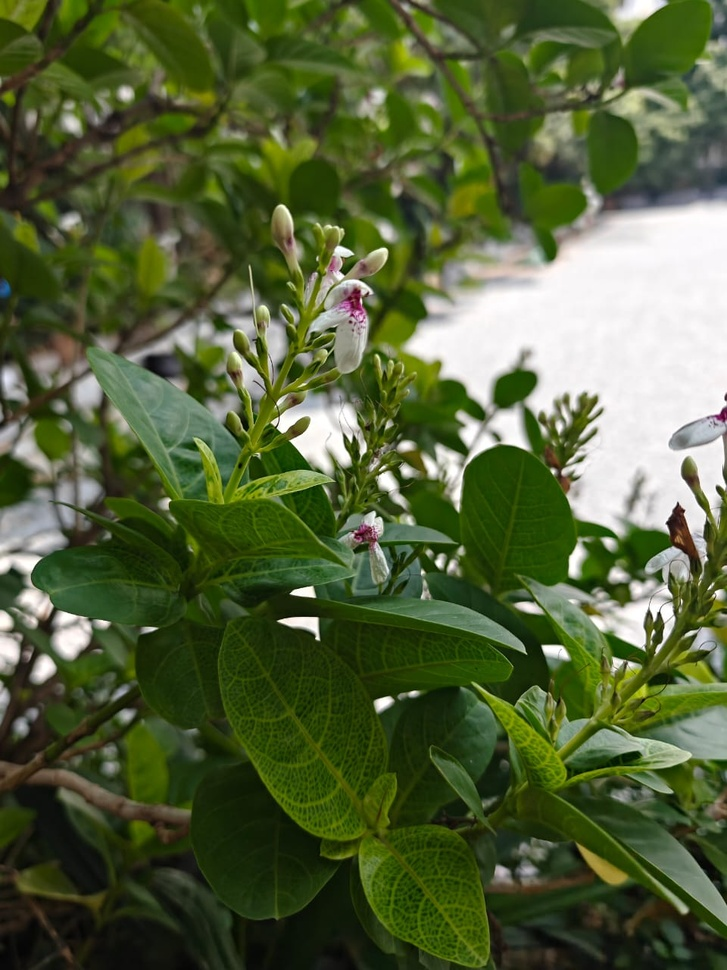
#> input picture img1.jpg, 727 x 970 px, shrunk from 960 x 1280 before the run
$ python -i check.py   (imports and definitions only)   (older library calls are emulated)
#> lines starting #> are read from the running program, lines starting #| are printed output that depends on the picture; after the words box and inside, x2 and y2 are one past the last pixel; in counts of white or black regions, pixels touching at a corner belong together
#> further down, picture is the input picture: shape (970, 727, 3); mean B, G, R 58.2, 97.5, 84.1
import cv2
import os
import numpy as np

# [16 lines left out: function extract_frames, not called in this run]

def is_plant_present(frame, green_threshold=300):
#> called with green_threshold = 300
    hsv = cv2.cvtColor(frame, cv2.COLOR_BGR2HSV)
#> hsv: shape (970, 727, 3); mean H, S, V 50, 140.6, 98.7
    lower_green = np.array([25, 40, 40])
    upper_green = np.array([95, 255, 255])
    mask = cv2.inRange(hsv, lower_green, upper_green)
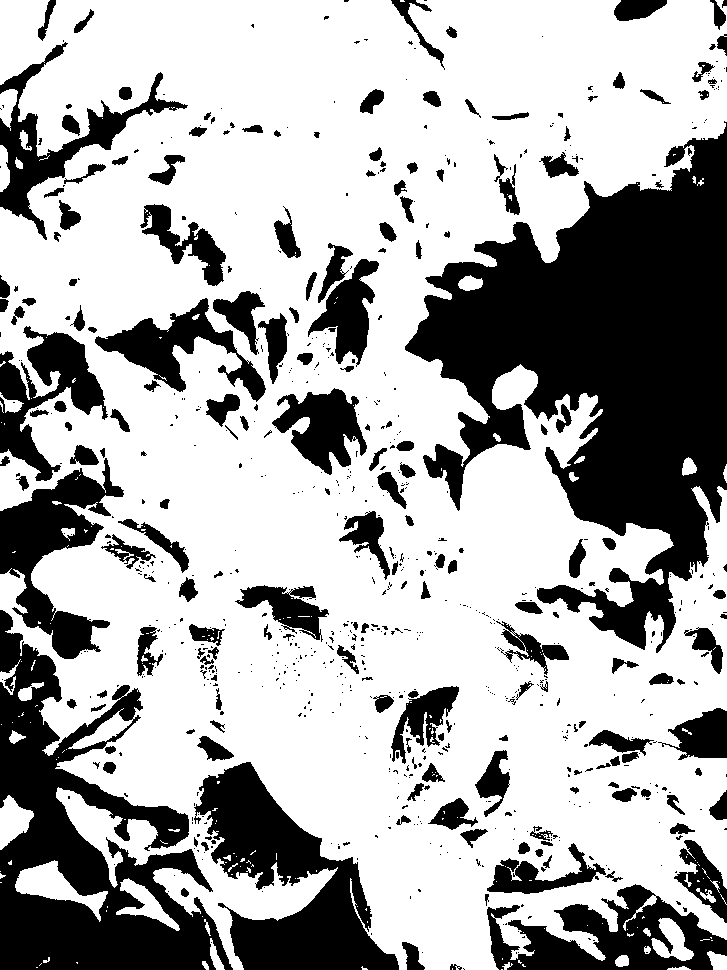
#> mask: shape (970, 727); 67.2% white; 766 black regions (574 under 20 px), largest, box (x1, y1, x2, y2) and area: (405, 121, 727, 653) 82835, (0, 610, 233, 970) 35610, (194, 762, 399, 970) 19275
    green_pixels = cv2.countNonZero(mask)
#> green_pixels = 474139
    return green_pixels > green_threshold

# [70 lines left out: functions is_frame_blurry, frame_difference_score, detect_low_motion, video_contains_plant, save_first_frame, not called in this run]

>>> import cv2
>>> picture = cv2.imread('img1.jpg')
>>> result = is_plant_present(picture)
#> result = True

$ run again, on img2.jpg
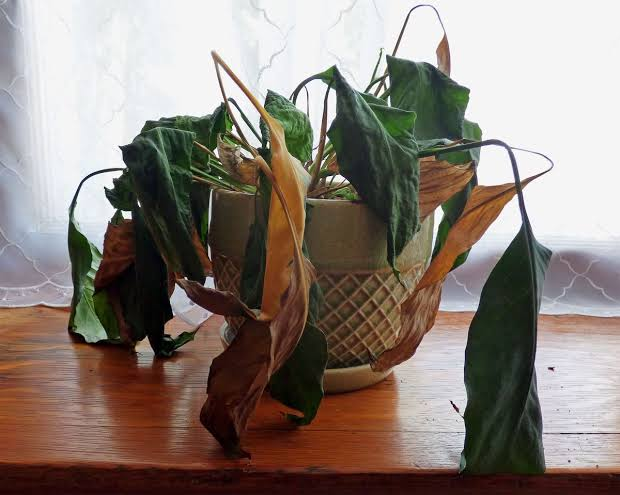
#> input picture img2.jpg, 620 x 495 px
#> picture is the input picture: shape (495, 620, 3); mean B, G, R 119.8, 127.8, 139.3
#> hsv: shape (495, 620, 3); mean H, S, V 49.3, 77.9, 143.5
#> in is_plant_present, `mask = cv2.inRange(hsv, lower_green, upper_green)`:
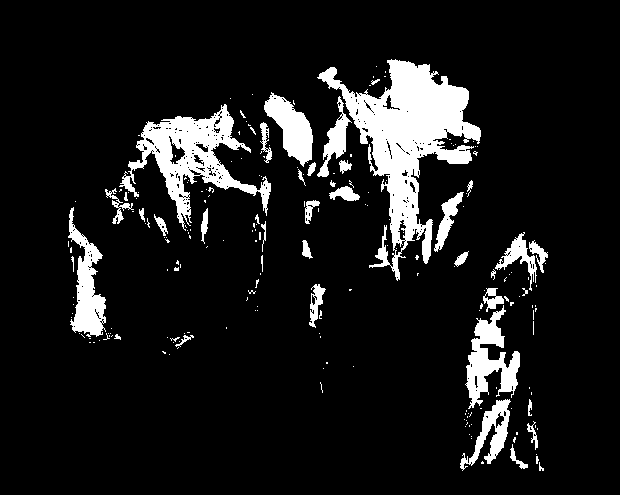
#> mask: shape (495, 620); 10.3% white; 213 white regions (173 under 20 px), largest, box (x1, y1, x2, y2) and area: (317, 59, 481, 281) 12188, (119, 104, 271, 231) 5846, (465, 305, 520, 409) 2474
#> green_pixels = 31729
#> result = True

$ run again, on img4.jpg
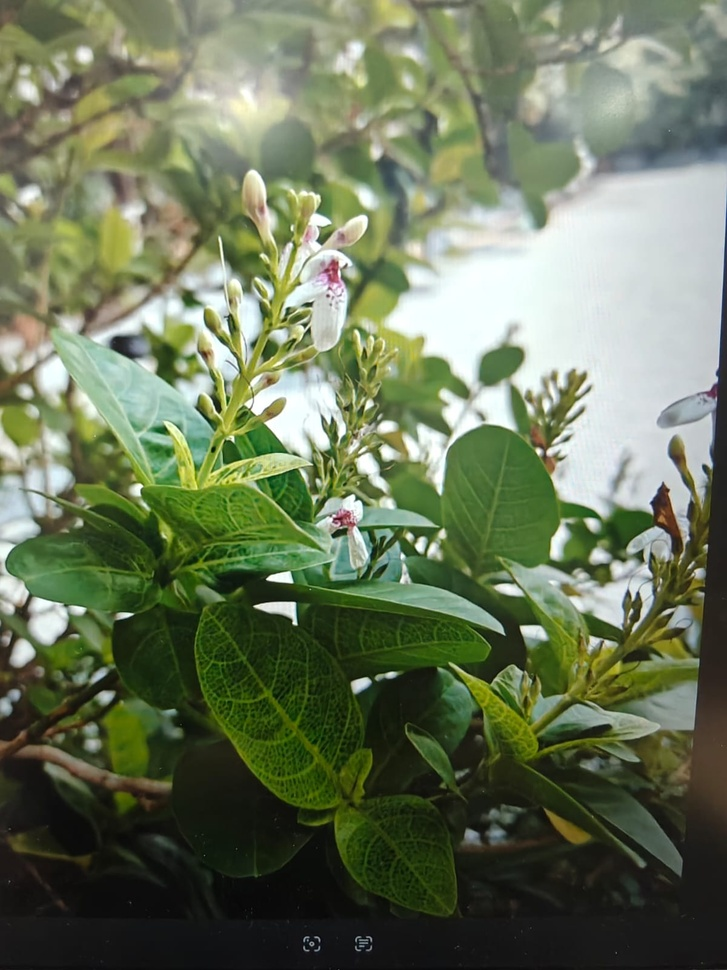
#> input picture img4.jpg, 727 x 970 px, shrunk from 1200 x 1600 before the run
#> picture is the input picture: shape (970, 727, 3); mean B, G, R 90.4, 118, 106.8
#> hsv: shape (970, 727, 3); mean H, S, V 48.7, 82.3, 119.3
#> in is_plant_present, `mask = cv2.inRange(hsv, lower_green, upper_green)`:
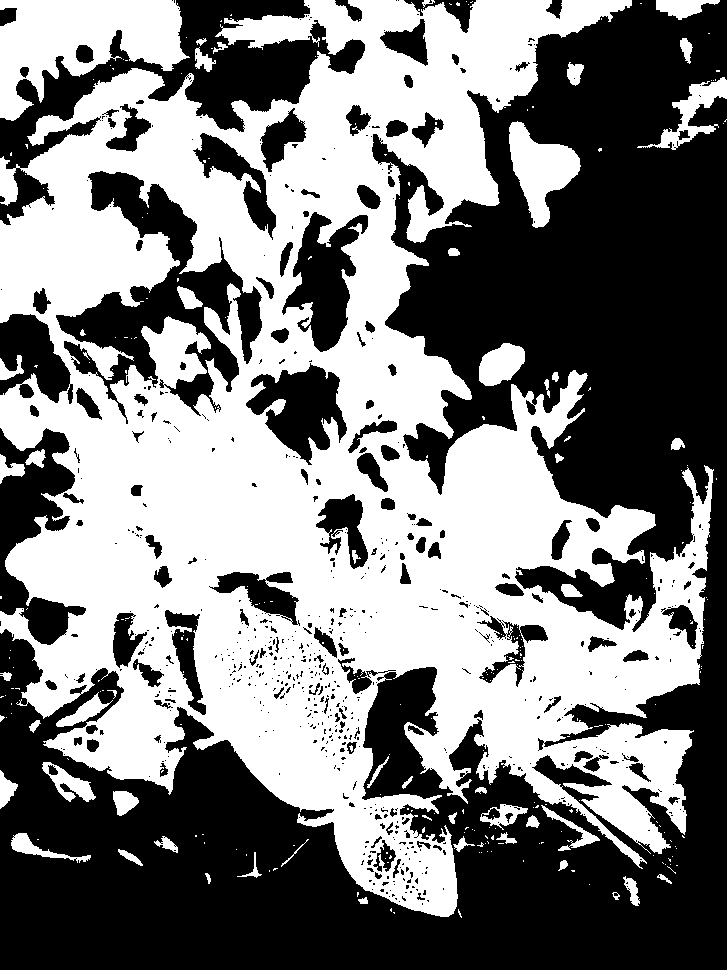
#> mask: shape (970, 727); 49% white; 276 white regions (223 under 20 px), largest, box (x1, y1, x2, y2) and area: (0, 0, 714, 917) 315626, (0, 0, 190, 121) 12666, (509, 121, 581, 228) 3869
#> green_pixels = 345225
#> result = True

$ run again, on wp7575841.jpg
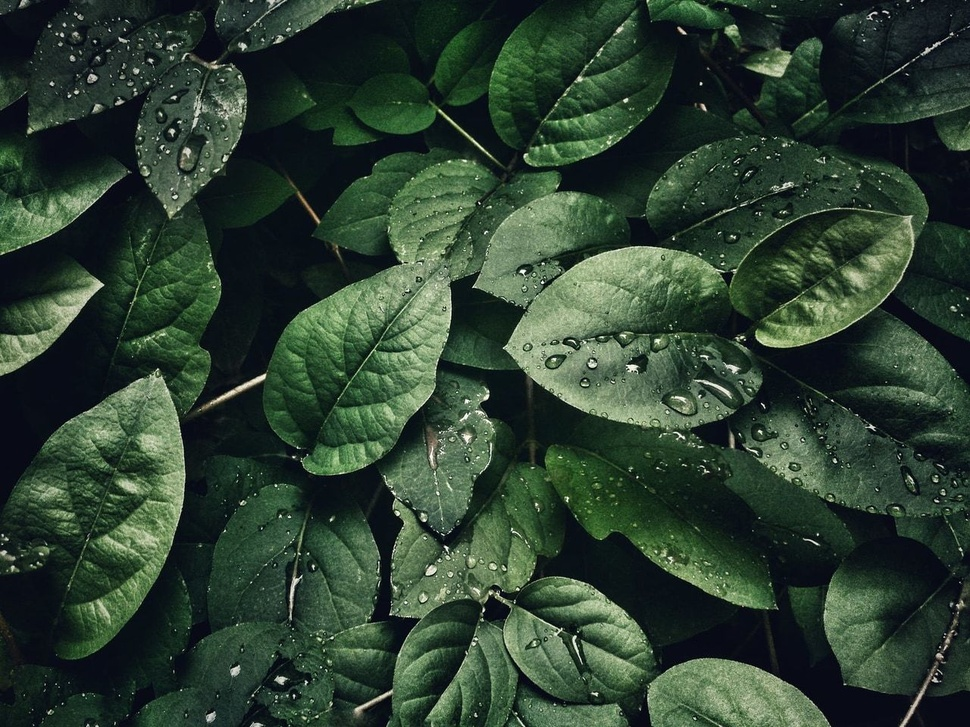
#> input picture wp7575841.jpg, 970 x 727 px, shrunk from 1280 x 960 before the run
#> picture is the input picture: shape (727, 970, 3); mean B, G, R 48.8, 64.1, 44.9
#> hsv: shape (727, 970, 3); mean H, S, V 74.5, 112.3, 65.6
#> in is_plant_present, `mask = cv2.inRange(hsv, lower_green, upper_green)`:
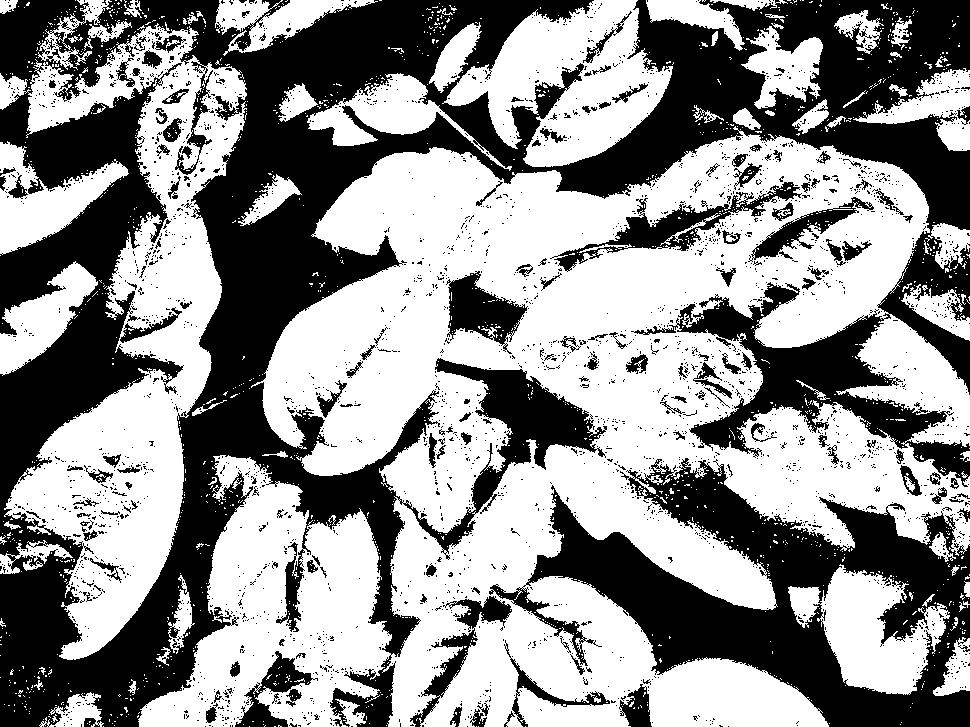
#> mask: shape (727, 970); 56.3% white; 2894 black regions (2733 under 20 px), largest, box (x1, y1, x2, y2) and area: (0, 0, 970, 727) 225018, (489, 458, 970, 727) 48642, (550, 182, 802, 272) 4176
#> green_pixels = 396963
#> result = True
